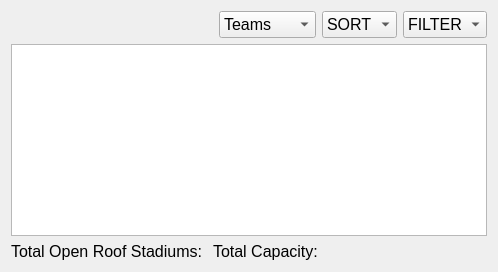
          <widget class="QWidget" name="page_LIST">
           <layout class="QGridLayout" name="gridLayout_list_2">
            <item row="0" column="0">
             <layout class="QGridLayout" name="gridLayout_list">
              <item row="0" column="4">
               <widget class="QComboBox" name="comboBox_list_sort">
                <property name="sizePolicy">
                 <sizepolicy hsizetype="Preferred" vsizetype="Fixed">
                  <horstretch>0</horstretch>
                  <verstretch>0</verstretch>
                 </sizepolicy>
                </property>
                <property name="font">
                 <font>
                  <pointsize>12</pointsize>
                 </font>
                </property>
                <item>
                 <property name="text">
                  <string>SORT</string>
                 </property>
                </item>
               </widget>
              </item>
              <item row="0" column="5">
               <widget class="QComboBox" name="comboBox_list_filter">
                <property name="sizePolicy">
                 <sizepolicy hsizetype="Preferred" vsizetype="Fixed">
                  <horstretch>0</horstretch>
                  <verstretch>0</verstretch>
                 </sizepolicy>
                </property>
                <property name="font">
                 <font>
                  <pointsize>12</pointsize>
                 </font>
                </property>
                <item>
                 <property name="text">
                  <string>FILTER</string>
                 </property>
                </item>
               </widget>
              </item>
              <item row="0" column="3">
               <widget class="QComboBox" name="comboBox_list_type">
                <property name="sizePolicy">
                 <sizepolicy hsizetype="Preferred" vsizetype="Fixed">
                  <horstretch>0</horstretch>
                  <verstretch>0</verstretch>
                 </sizepolicy>
                </property>
                <property name="font">
                 <font>
                  <pointsize>12</pointsize>
                 </font>
                </property>
                <item>
                 <property name="text">
                  <string>Teams</string>
                 </property>
                </item>
                <item>
                 <property name="text">
                  <string>Stadiums</string>
                 </property>
                </item>
               </widget>
              </item>
              <item row="1" column="0" colspan="6">
               <widget class="QTableView" name="tableView_list"/>
              </item>
              <item row="2" column="2" colspan="4">
               <widget class="QLabel" name="label_list_totalcapacity">
                <property name="font">
                 <font>
                  <pointsize>12</pointsize>
                 </font>
                </property>
                <property name="text">
                 <string>Total Capacity: </string>
                </property>
               </widget>
              </item>
              <item row="2" column="0" colspan="2">
               <widget class="QLabel" name="label_list_totalroofs">
                <property name="font">
                 <font>
                  <pointsize>12</pointsize>
                 </font>
                </property>
                <property name="text">
                 <string>Total Open Roof Stadiums: </string>
                </property>
               </widget>
              </item>
             </layout>
            </item>
           </layout>
          </widget>
